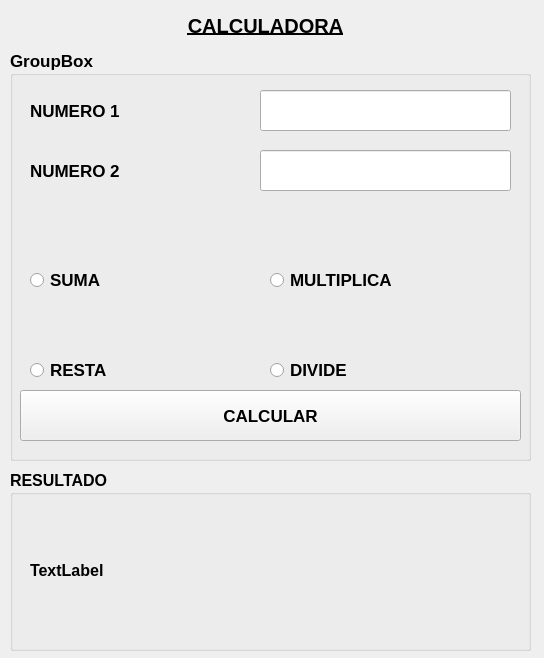
<?xml version="1.0" encoding="UTF-8"?>
<ui version="4.0">
 <class>MainWindow</class>
 <widget class="QMainWindow" name="MainWindow">
  <property name="geometry">
   <rect>
    <x>0</x>
    <y>0</y>
    <width>544</width>
    <height>658</height>
   </rect>
  </property>
  <property name="font">
   <font>
    <pointsize>10</pointsize>
   </font>
  </property>
  <property name="windowTitle">
   <string>MainWindow</string>
  </property>
  <widget class="QWidget" name="centralwidget">
   <widget class="QGroupBox" name="groupBox">
    <property name="geometry">
     <rect>
      <x>10</x>
      <y>50</y>
      <width>521</width>
      <height>411</height>
     </rect>
    </property>
    <property name="font">
     <font>
      <pointsize>13</pointsize>
      <weight>75</weight>
      <bold>true</bold>
     </font>
    </property>
    <property name="title">
     <string>GroupBox</string>
    </property>
    <widget class="QLabel" name="label_2">
     <property name="geometry">
      <rect>
       <x>20</x>
       <y>40</y>
       <width>221</width>
       <height>41</height>
      </rect>
     </property>
     <property name="text">
      <string>NUMERO 1</string>
     </property>
    </widget>
    <widget class="QLineEdit" name="txt_n1">
     <property name="geometry">
      <rect>
       <x>250</x>
       <y>40</y>
       <width>251</width>
       <height>41</height>
      </rect>
     </property>
    </widget>
    <widget class="QLineEdit" name="txt_n2">
     <property name="geometry">
      <rect>
       <x>250</x>
       <y>100</y>
       <width>251</width>
       <height>41</height>
      </rect>
     </property>
    </widget>
    <widget class="QLabel" name="label_3">
     <property name="geometry">
      <rect>
       <x>20</x>
       <y>100</y>
       <width>221</width>
       <height>41</height>
      </rect>
     </property>
     <property name="text">
      <string>NUMERO 2</string>
     </property>
    </widget>
    <widget class="QRadioButton" name="rb_suma">
     <property name="geometry">
      <rect>
       <x>20</x>
       <y>220</y>
       <width>161</width>
       <height>20</height>
      </rect>
     </property>
     <property name="text">
      <string>SUMA</string>
     </property>
    </widget>
    <widget class="QRadioButton" name="rb_resta">
     <property name="geometry">
      <rect>
       <x>20</x>
       <y>310</y>
       <width>151</width>
       <height>20</height>
      </rect>
     </property>
     <property name="text">
      <string>RESTA</string>
     </property>
    </widget>
    <widget class="QRadioButton" name="rb_multiplica">
     <property name="geometry">
      <rect>
       <x>260</x>
       <y>220</y>
       <width>161</width>
       <height>20</height>
      </rect>
     </property>
     <property name="text">
      <string>MULTIPLICA</string>
     </property>
    </widget>
    <widget class="QRadioButton" name="rb_divide">
     <property name="geometry">
      <rect>
       <x>260</x>
       <y>310</y>
       <width>151</width>
       <height>20</height>
      </rect>
     </property>
     <property name="text">
      <string>DIVIDE</string>
     </property>
    </widget>
    <widget class="QPushButton" name="btn_calcular">
     <property name="geometry">
      <rect>
       <x>10</x>
       <y>340</y>
       <width>501</width>
       <height>51</height>
      </rect>
     </property>
     <property name="text">
      <string>CALCULAR</string>
     </property>
    </widget>
   </widget>
   <widget class="QLabel" name="txttitle">
    <property name="enabled">
     <bool>true</bool>
    </property>
    <property name="geometry">
     <rect>
      <x>10</x>
      <y>10</y>
      <width>511</width>
      <height>31</height>
     </rect>
    </property>
    <property name="sizePolicy">
     <sizepolicy hsizetype="Preferred" vsizetype="Expanding">
      <horstretch>0</horstretch>
      <verstretch>0</verstretch>
     </sizepolicy>
    </property>
    <property name="font">
     <font>
      <pointsize>15</pointsize>
      <weight>75</weight>
      <bold>true</bold>
      <underline>true</underline>
      <strikeout>false</strikeout>
      <kerning>false</kerning>
     </font>
    </property>
    <property name="mouseTracking">
     <bool>false</bool>
    </property>
    <property name="tabletTracking">
     <bool>false</bool>
    </property>
    <property name="acceptDrops">
     <bool>false</bool>
    </property>
    <property name="autoFillBackground">
     <bool>false</bool>
    </property>
    <property name="text">
     <string>CALCULADORA</string>
    </property>
    <property name="alignment">
     <set>Qt::AlignCenter</set>
    </property>
   </widget>
   <widget class="QGroupBox" name="groupBox_2">
    <property name="geometry">
     <rect>
      <x>10</x>
      <y>470</y>
      <width>521</width>
      <height>181</height>
     </rect>
    </property>
    <property name="font">
     <font>
      <pointsize>12</pointsize>
      <weight>75</weight>
      <bold>true</bold>
     </font>
    </property>
    <property name="title">
     <string>RESULTADO</string>
    </property>
    <widget class="QLabel" name="lbl_resultado">
     <property name="geometry">
      <rect>
       <x>20</x>
       <y>40</y>
       <width>491</width>
       <height>121</height>
      </rect>
     </property>
     <property name="text">
      <string>TextLabel</string>
     </property>
    </widget>
   </widget>
  </widget>
 </widget>
 <resources/>
 <connections/>
</ui>
